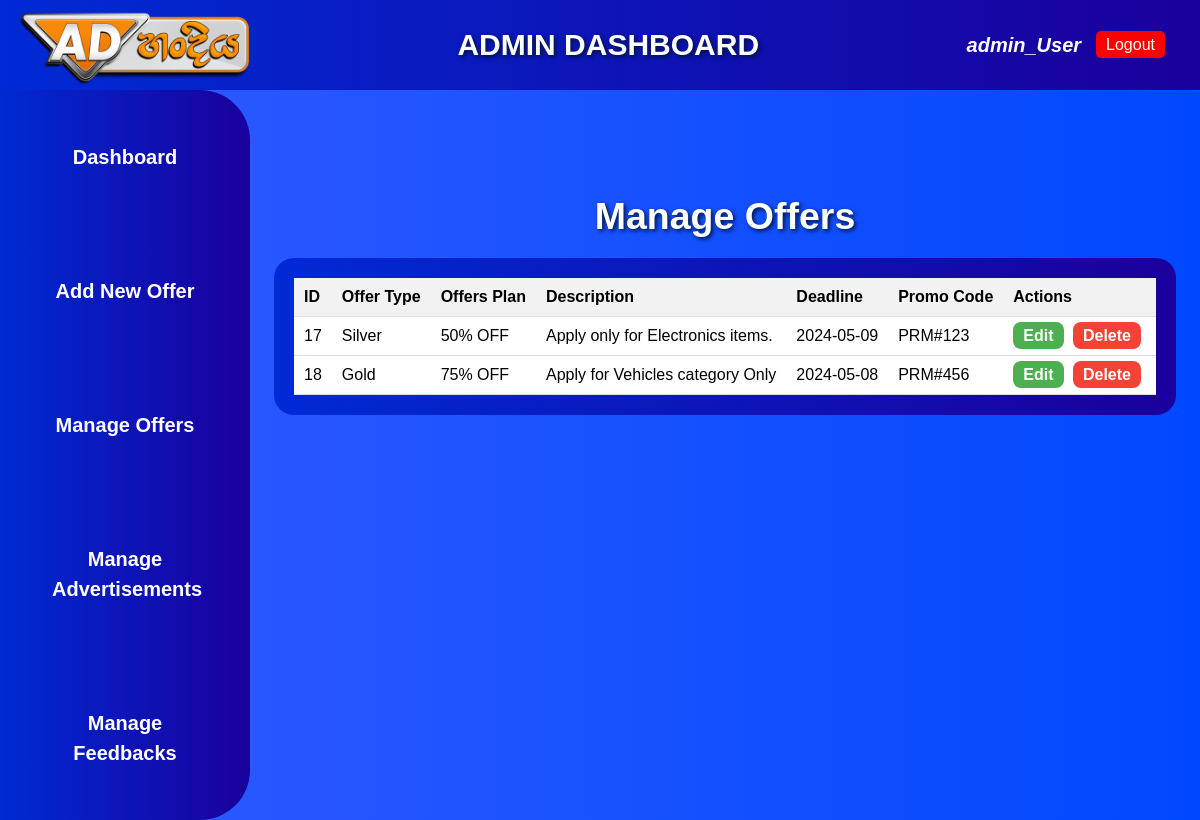
The page /pages/adminManageOffers.php (signed in) on the database its author committed.
### tables this page shows
CREATE TABLE `offers_table` (
  `ID` int(11) NOT NULL,
  `OfferType` varchar(20) NOT NULL,
  `OffersPlan` varchar(20) NOT NULL,
  `Description` varchar(60) NOT NULL,
  `Deadline` date NOT NULL,
  `Promo Code` varchar(10) NOT NULL
);

### pages/adminManageOffers.php (the view, shortened to what this page needs)
<?php
require "../config/connection.php";
$offersTable = 'SELECT * FROM offers_table';
$offersList = $connection->query($offersTable);
?>
<!DOCTYPE html>
<html lang="en">
<head>
    <link rel="stylesheet" href="../assets/css/adminManageOffers.css">
</head>
<body>
    <?php
    include '../includes/header.php';
    ?>
    <div class="main-content">
        <?php
        include '../includes/sidebar.php';
        ?>
        <div class="page-content">
            <div class="mOffers-title">
                <h2>Manage Offers</h2>
            </div>
            <div class="manage-offers-section">
                <div class="offers-table-container">
                    <table class="offers-table">
                        <thead>
                            <tr>
                                <th>ID</th>
                                <th>Offer Type</th>
                                <th>Offers Plan</th>
                                <th>Description</th>
                                <th>Deadline</th>
                                <th>Promo Code</th>
                                <th>Actions</th>
                            </tr>
                        </thead>
                        <tbody>
                            <?php
                            if ($offersList->num_rows > 0) {
                                while ($row = $offersList->fetch_assoc()) {
                            ?>
                                    <tr>
                                        <td><?php echo $row['ID']; ?></td>
                                        <td><?php echo $row['OfferType']; ?></td>
                                        <td><?php echo $row['OffersPlan']; ?></td>
                                        <td><?php echo $row['Description']; ?></td>
                                        <td><?php echo $row['Deadline']; ?></td>
                                        <td><?php echo $row['Promo Code']; ?></td>
                                        <td>
                                            <a href="../pages/updateOffers.php?ID=<?php echo $row['ID']; ?>" class="edit-button">Edit</a>
                                            <a href="../services/deleteOffersService.php?ID=<?php echo $row['ID']; ?>" class="delete-button">Delete</a>
                                        </td>
                                    </tr>
                            <?php
                                }
                            } else {
                                echo "No offers found";
                            }
                            ?>
                        </tbody>
                    </table>
                </div>
            </div>
        </div>
    </div>
</body>
</html>

### assets/css/adminManageOffers.css (style rules this page uses)
* { box-sizing: border-box; font-family: sans-serif; margin: 0%; }
body { margin: 0; font-family: Arial, sans-serif; background: linear-gradient(to right, #325bff, #0048ff); }
.main-content { display: flex; }
.page-content { padding: 20px; justify-content: center; margin: auto; }
.mOffers-title { font-family: sans-serif; text-align: center; font-size: 25px; margin: auto; color: white; text-shadow: 2px 2px 4px #00143c; }
.manage-offers-section { margin-bottom: 50px; margin-top: 20px; }
.offers-table-container { overflow-x: auto; padding: 20px; background: linear-gradient(to right, #002ad4, #1a009c); border-radius: 20px; margin-bottom: 300px; }
.offers-table { width: 100%; border-collapse: collapse; }
.offers-table th, .offers-table td { padding: 10px; text-align: left; border-bottom: 1px solid #ddd; }
.offers-table th { background-color: #f2f2f2; }
.offers-table td { background-color: #fff; }
.offers-table td:last-child { text-align: center; }
.edit-button, .delete-button { padding: 5px 10px; margin-right: 5px; border: none; border-radius: 8px; font-weight: bold; cursor: pointer; }
.edit-button { background-color: #4caf50; color: #fff; text-decoration: none; }
.delete-button { background-color: #f44336; color: #fff; text-decoration: none; }

### rows shown on the page
offers_table: ID "17", OfferType "Silver", OffersPlan "50% OFF", Description "Apply only for Electronics items.", Deadline "2024-05-09", Promo Code "PRM#123"
offers_table: ID "18", OfferType "Gold", OffersPlan "75% OFF", Description "Apply for Vehicles category Only", Deadline "2024-05-08", Promo Code "PRM#456"
